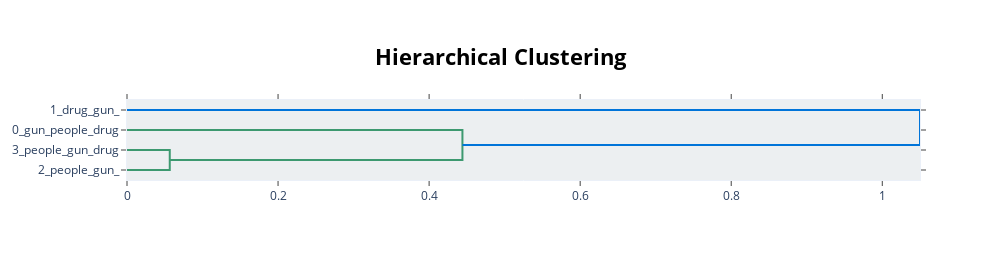

Notebook source saved alongside this figure:
### Markdown cell above
![image.png](attachment:image.png)

### Code cell
topic_model.visualize_hierarchy()

### Figure 1 — Plotly figure (JSON) as saved in the notebook; plotly's stock layout.template omitted (floating-point values rounded to 4 significant figures)
{"data": [{"hoverinfo": "text", "marker": {"color": "rgb(61,153,112)"}, "mode": "lines", "type": "scatter", "x": [0, 0.0566, 0.0566, 0], "xaxis": "x", "y": [-25, -25, -35, -35], "yaxis": "y"}, {"hoverinfo": "text", "marker": {"color": "rgb(61,153,112)"}, "mode": "lines", "type": "scatter", "x": [0, 0.4441, 0.4441, 0.0566], "xaxis": "x", "y": [-15, -15, -30, -30], "yaxis": "y"}, {"hoverinfo": "text", "marker": {"color": "rgb(0,116,217)"}, "mode": "lines", "type": "scatter", "x": [0, 1.05, 1.05, 0.4441], "xaxis": "x", "y": [-5, -5, -22.5, -22.5], "yaxis": "y"}], "layout": {"autosize": false, "height": 260, "hoverlabel": {"bgcolor": "white", "font": {"family": "Rockwell", "size": 16}}, "hovermode": "closest", "plot_bgcolor": "#ECEFF1", "showlegend": false, "title": {"font": {"color": "Black", "size": 22}, "text": "<b>Hierarchical Clustering</b>", "x": 0.5, "xanchor": "center", "yanchor": "top"}, "width": 1000, "xaxis": {"mirror": "allticks", "rangemode": "tozero", "showgrid": false, "showline": true, "showticklabels": true, "ticks": "outside", "type": "linear", "zeroline": false}, "yaxis": {"mirror": "allticks", "range": [-40, 0], "rangemode": "tozero", "showgrid": false, "showline": true, "showticklabels": true, "tickmode": "array", "ticks": "outside", "ticktext": ["1_drug_gun_", "0_gun_people_drug", "3_people_gun_drug", "2_people_gun_"], "tickvals": [-5, -15, -25, -35], "type": "linear", "zeroline": false}}}
